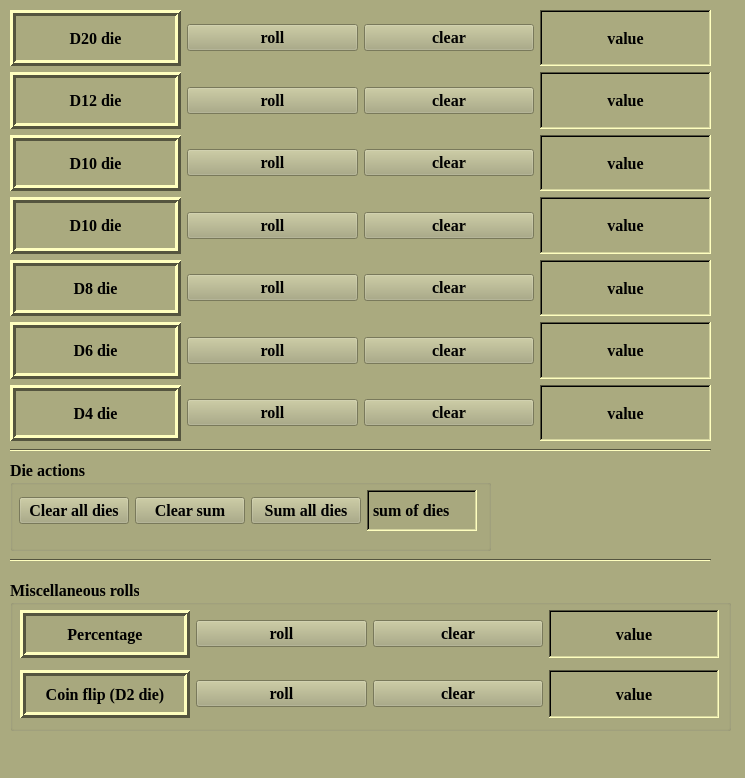
<?xml version="1.0" encoding="UTF-8"?>
<ui version="4.0">
 <class>MainWindow</class>
 <widget class="QMainWindow" name="MainWindow">
  <property name="geometry">
   <rect>
    <x>0</x>
    <y>0</y>
    <width>745</width>
    <height>778</height>
   </rect>
  </property>
  <property name="palette">
   <palette>
    <active>
     <colorrole role="WindowText">
      <brush brushstyle="SolidPattern">
       <color alpha="255">
        <red>0</red>
        <green>0</green>
        <blue>0</blue>
       </color>
      </brush>
     </colorrole>
     <colorrole role="Button">
      <brush brushstyle="SolidPattern">
       <color alpha="255">
        <red>170</red>
        <green>170</green>
        <blue>127</blue>
       </color>
      </brush>
     </colorrole>
     <colorrole role="Light">
      <brush brushstyle="SolidPattern">
       <color alpha="255">
        <red>255</red>
        <green>255</green>
        <blue>191</blue>
       </color>
      </brush>
     </colorrole>
     <colorrole role="Midlight">
      <brush brushstyle="SolidPattern">
       <color alpha="255">
        <red>212</red>
        <green>212</green>
        <blue>159</blue>
       </color>
      </brush>
     </colorrole>
     <colorrole role="Dark">
      <brush brushstyle="SolidPattern">
       <color alpha="255">
        <red>85</red>
        <green>85</green>
        <blue>63</blue>
       </color>
      </brush>
     </colorrole>
     <colorrole role="Mid">
      <brush brushstyle="SolidPattern">
       <color alpha="255">
        <red>113</red>
        <green>113</green>
        <blue>84</blue>
       </color>
      </brush>
     </colorrole>
     <colorrole role="Text">
      <brush brushstyle="SolidPattern">
       <color alpha="255">
        <red>0</red>
        <green>0</green>
        <blue>0</blue>
       </color>
      </brush>
     </colorrole>
     <colorrole role="BrightText">
      <brush brushstyle="SolidPattern">
       <color alpha="255">
        <red>255</red>
        <green>255</green>
        <blue>255</blue>
       </color>
      </brush>
     </colorrole>
     <colorrole role="ButtonText">
      <brush brushstyle="SolidPattern">
       <color alpha="255">
        <red>0</red>
        <green>0</green>
        <blue>0</blue>
       </color>
      </brush>
     </colorrole>
     <colorrole role="Base">
      <brush brushstyle="SolidPattern">
       <color alpha="255">
        <red>255</red>
        <green>255</green>
        <blue>255</blue>
       </color>
      </brush>
     </colorrole>
     <colorrole role="Window">
      <brush brushstyle="SolidPattern">
       <color alpha="255">
        <red>170</red>
        <green>170</green>
        <blue>127</blue>
       </color>
      </brush>
     </colorrole>
     <colorrole role="Shadow">
      <brush brushstyle="SolidPattern">
       <color alpha="255">
        <red>0</red>
        <green>0</green>
        <blue>0</blue>
       </color>
      </brush>
     </colorrole>
     <colorrole role="AlternateBase">
      <brush brushstyle="SolidPattern">
       <color alpha="255">
        <red>212</red>
        <green>212</green>
        <blue>191</blue>
       </color>
      </brush>
     </colorrole>
     <colorrole role="ToolTipBase">
      <brush brushstyle="SolidPattern">
       <color alpha="255">
        <red>255</red>
        <green>255</green>
        <blue>220</blue>
       </color>
      </brush>
     </colorrole>
     <colorrole role="ToolTipText">
      <brush brushstyle="SolidPattern">
       <color alpha="255">
        <red>0</red>
        <green>0</green>
        <blue>0</blue>
       </color>
      </brush>
     </colorrole>
     <colorrole role="PlaceholderText">
      <brush brushstyle="SolidPattern">
       <color alpha="128">
        <red>0</red>
        <green>0</green>
        <blue>0</blue>
       </color>
      </brush>
     </colorrole>
    </active>
    <inactive>
     <colorrole role="WindowText">
      <brush brushstyle="SolidPattern">
       <color alpha="255">
        <red>0</red>
        <green>0</green>
        <blue>0</blue>
       </color>
      </brush>
     </colorrole>
     <colorrole role="Button">
      <brush brushstyle="SolidPattern">
       <color alpha="255">
        <red>170</red>
        <green>170</green>
        <blue>127</blue>
       </color>
      </brush>
     </colorrole>
     <colorrole role="Light">
      <brush brushstyle="SolidPattern">
       <color alpha="255">
        <red>255</red>
        <green>255</green>
        <blue>191</blue>
       </color>
      </brush>
     </colorrole>
     <colorrole role="Midlight">
      <brush brushstyle="SolidPattern">
       <color alpha="255">
        <red>212</red>
        <green>212</green>
        <blue>159</blue>
       </color>
      </brush>
     </colorrole>
     <colorrole role="Dark">
      <brush brushstyle="SolidPattern">
       <color alpha="255">
        <red>85</red>
        <green>85</green>
        <blue>63</blue>
       </color>
      </brush>
     </colorrole>
     <colorrole role="Mid">
      <brush brushstyle="SolidPattern">
       <color alpha="255">
        <red>113</red>
        <green>113</green>
        <blue>84</blue>
       </color>
      </brush>
     </colorrole>
     <colorrole role="Text">
      <brush brushstyle="SolidPattern">
       <color alpha="255">
        <red>0</red>
        <green>0</green>
        <blue>0</blue>
       </color>
      </brush>
     </colorrole>
     <colorrole role="BrightText">
      <brush brushstyle="SolidPattern">
       <color alpha="255">
        <red>255</red>
        <green>255</green>
        <blue>255</blue>
       </color>
      </brush>
     </colorrole>
     <colorrole role="ButtonText">
      <brush brushstyle="SolidPattern">
       <color alpha="255">
        <red>0</red>
        <green>0</green>
        <blue>0</blue>
       </color>
      </brush>
     </colorrole>
     <colorrole role="Base">
      <brush brushstyle="SolidPattern">
       <color alpha="255">
        <red>255</red>
        <green>255</green>
        <blue>255</blue>
       </color>
      </brush>
     </colorrole>
     <colorrole role="Window">
      <brush brushstyle="SolidPattern">
       <color alpha="255">
        <red>170</red>
        <green>170</green>
        <blue>127</blue>
       </color>
      </brush>
     </colorrole>
     <colorrole role="Shadow">
      <brush brushstyle="SolidPattern">
       <color alpha="255">
        <red>0</red>
        <green>0</green>
        <blue>0</blue>
       </color>
      </brush>
     </colorrole>
     <colorrole role="AlternateBase">
      <brush brushstyle="SolidPattern">
       <color alpha="255">
        <red>212</red>
        <green>212</green>
        <blue>191</blue>
       </color>
      </brush>
     </colorrole>
     <colorrole role="ToolTipBase">
      <brush brushstyle="SolidPattern">
       <color alpha="255">
        <red>255</red>
        <green>255</green>
        <blue>220</blue>
       </color>
      </brush>
     </colorrole>
     <colorrole role="ToolTipText">
      <brush brushstyle="SolidPattern">
       <color alpha="255">
        <red>0</red>
        <green>0</green>
        <blue>0</blue>
       </color>
      </brush>
     </colorrole>
     <colorrole role="PlaceholderText">
      <brush brushstyle="SolidPattern">
       <color alpha="128">
        <red>0</red>
        <green>0</green>
        <blue>0</blue>
       </color>
      </brush>
     </colorrole>
    </inactive>
    <disabled>
     <colorrole role="WindowText">
      <brush brushstyle="SolidPattern">
       <color alpha="255">
        <red>85</red>
        <green>85</green>
        <blue>63</blue>
       </color>
      </brush>
     </colorrole>
     <colorrole role="Button">
      <brush brushstyle="SolidPattern">
       <color alpha="255">
        <red>170</red>
        <green>170</green>
        <blue>127</blue>
       </color>
      </brush>
     </colorrole>
     <colorrole role="Light">
      <brush brushstyle="SolidPattern">
       <color alpha="255">
        <red>255</red>
        <green>255</green>
        <blue>191</blue>
       </color>
      </brush>
     </colorrole>
     <colorrole role="Midlight">
      <brush brushstyle="SolidPattern">
       <color alpha="255">
        <red>212</red>
        <green>212</green>
        <blue>159</blue>
       </color>
      </brush>
     </colorrole>
     <colorrole role="Dark">
      <brush brushstyle="SolidPattern">
       <color alpha="255">
        <red>85</red>
        <green>85</green>
        <blue>63</blue>
       </color>
      </brush>
     </colorrole>
     <colorrole role="Mid">
      <brush brushstyle="SolidPattern">
       <color alpha="255">
        <red>113</red>
        <green>113</green>
        <blue>84</blue>
       </color>
      </brush>
     </colorrole>
     <colorrole role="Text">
      <brush brushstyle="SolidPattern">
       <color alpha="255">
        <red>85</red>
        <green>85</green>
        <blue>63</blue>
       </color>
      </brush>
     </colorrole>
     <colorrole role="BrightText">
      <brush brushstyle="SolidPattern">
       <color alpha="255">
        <red>255</red>
        <green>255</green>
        <blue>255</blue>
       </color>
      </brush>
     </colorrole>
     <colorrole role="ButtonText">
      <brush brushstyle="SolidPattern">
       <color alpha="255">
        <red>85</red>
        <green>85</green>
        <blue>63</blue>
       </color>
      </brush>
     </colorrole>
     <colorrole role="Base">
      <brush brushstyle="SolidPattern">
       <color alpha="255">
        <red>170</red>
        <green>170</green>
        <blue>127</blue>
       </color>
      </brush>
     </colorrole>
     <colorrole role="Window">
      <brush brushstyle="SolidPattern">
       <color alpha="255">
        <red>170</red>
        <green>170</green>
        <blue>127</blue>
       </color>
      </brush>
     </colorrole>
     <colorrole role="Shadow">
      <brush brushstyle="SolidPattern">
       <color alpha="255">
        <red>0</red>
        <green>0</green>
        <blue>0</blue>
       </color>
      </brush>
     </colorrole>
     <colorrole role="AlternateBase">
      <brush brushstyle="SolidPattern">
       <color alpha="255">
        <red>170</red>
        <green>170</green>
        <blue>127</blue>
       </color>
      </brush>
     </colorrole>
     <colorrole role="ToolTipBase">
      <brush brushstyle="SolidPattern">
       <color alpha="255">
        <red>255</red>
        <green>255</green>
        <blue>220</blue>
       </color>
      </brush>
     </colorrole>
     <colorrole role="ToolTipText">
      <brush brushstyle="SolidPattern">
       <color alpha="255">
        <red>0</red>
        <green>0</green>
        <blue>0</blue>
       </color>
      </brush>
     </colorrole>
     <colorrole role="PlaceholderText">
      <brush brushstyle="SolidPattern">
       <color alpha="128">
        <red>0</red>
        <green>0</green>
        <blue>0</blue>
       </color>
      </brush>
     </colorrole>
    </disabled>
   </palette>
  </property>
  <property name="font">
   <font>
    <family>Georgia</family>
    <pointsize>12</pointsize>
    <weight>75</weight>
    <bold>true</bold>
   </font>
  </property>
  <property name="windowTitle">
   <string>DnD dice roller</string>
  </property>
  <widget class="QWidget" name="centralwidget">
   <widget class="QGroupBox" name="misc_rolls_box">
    <property name="geometry">
     <rect>
      <x>10</x>
      <y>580</y>
      <width>721</width>
      <height>151</height>
     </rect>
    </property>
    <property name="title">
     <string>Miscellaneous rolls</string>
    </property>
    <property name="flat">
     <bool>false</bool>
    </property>
    <widget class="QWidget" name="horizontalLayoutWidget_8">
     <property name="geometry">
      <rect>
       <x>10</x>
       <y>30</y>
       <width>699</width>
       <height>48</height>
      </rect>
     </property>
     <layout class="QHBoxLayout" name="horizontalLayout_8">
      <item>
       <widget class="QLabel" name="pct_label">
        <property name="frameShape">
         <enum>QFrame::Box</enum>
        </property>
        <property name="frameShadow">
         <enum>QFrame::Raised</enum>
        </property>
        <property name="lineWidth">
         <number>3</number>
        </property>
        <property name="text">
         <string>Percentage</string>
        </property>
        <property name="alignment">
         <set>Qt::AlignCenter</set>
        </property>
       </widget>
      </item>
      <item>
       <widget class="QPushButton" name="roll_pct_button">
        <property name="palette">
         <palette>
          <active>
           <colorrole role="Midlight">
            <brush brushstyle="SolidPattern">
             <color alpha="255">
              <red>255</red>
              <green>170</green>
              <blue>127</blue>
             </color>
            </brush>
           </colorrole>
          </active>
          <inactive>
           <colorrole role="Midlight">
            <brush brushstyle="SolidPattern">
             <color alpha="255">
              <red>255</red>
              <green>170</green>
              <blue>127</blue>
             </color>
            </brush>
           </colorrole>
          </inactive>
          <disabled>
           <colorrole role="Midlight">
            <brush brushstyle="SolidPattern">
             <color alpha="255">
              <red>255</red>
              <green>170</green>
              <blue>127</blue>
             </color>
            </brush>
           </colorrole>
          </disabled>
         </palette>
        </property>
        <property name="text">
         <string>roll</string>
        </property>
       </widget>
      </item>
      <item>
       <widget class="QPushButton" name="clear_pct_button">
        <property name="text">
         <string>clear</string>
        </property>
       </widget>
      </item>
      <item>
       <widget class="QLabel" name="pct_value">
        <property name="frameShape">
         <enum>QFrame::WinPanel</enum>
        </property>
        <property name="frameShadow">
         <enum>QFrame::Sunken</enum>
        </property>
        <property name="text">
         <string>value</string>
        </property>
        <property name="alignment">
         <set>Qt::AlignCenter</set>
        </property>
       </widget>
      </item>
     </layout>
    </widget>
    <widget class="QWidget" name="horizontalLayoutWidget_9">
     <property name="geometry">
      <rect>
       <x>10</x>
       <y>90</y>
       <width>699</width>
       <height>48</height>
      </rect>
     </property>
     <layout class="QHBoxLayout" name="horizontalLayout_9">
      <item>
       <widget class="QLabel" name="coin_label">
        <property name="frameShape">
         <enum>QFrame::Box</enum>
        </property>
        <property name="frameShadow">
         <enum>QFrame::Raised</enum>
        </property>
        <property name="lineWidth">
         <number>3</number>
        </property>
        <property name="text">
         <string>Coin flip (D2 die)</string>
        </property>
        <property name="alignment">
         <set>Qt::AlignCenter</set>
        </property>
       </widget>
      </item>
      <item>
       <widget class="QPushButton" name="coin_flip_button">
        <property name="palette">
         <palette>
          <active>
           <colorrole role="Midlight">
            <brush brushstyle="SolidPattern">
             <color alpha="255">
              <red>255</red>
              <green>170</green>
              <blue>127</blue>
             </color>
            </brush>
           </colorrole>
          </active>
          <inactive>
           <colorrole role="Midlight">
            <brush brushstyle="SolidPattern">
             <color alpha="255">
              <red>255</red>
              <green>170</green>
              <blue>127</blue>
             </color>
            </brush>
           </colorrole>
          </inactive>
          <disabled>
           <colorrole role="Midlight">
            <brush brushstyle="SolidPattern">
             <color alpha="255">
              <red>255</red>
              <green>170</green>
              <blue>127</blue>
             </color>
            </brush>
           </colorrole>
          </disabled>
         </palette>
        </property>
        <property name="text">
         <string>roll</string>
        </property>
       </widget>
      </item>
      <item>
       <widget class="QPushButton" name="clear_coin_button">
        <property name="text">
         <string>clear</string>
        </property>
       </widget>
      </item>
      <item>
       <widget class="QLabel" name="coin_flip_value">
        <property name="frameShape">
         <enum>QFrame::WinPanel</enum>
        </property>
        <property name="frameShadow">
         <enum>QFrame::Sunken</enum>
        </property>
        <property name="text">
         <string>value</string>
        </property>
        <property name="alignment">
         <set>Qt::AlignCenter</set>
        </property>
       </widget>
      </item>
     </layout>
    </widget>
   </widget>
   <widget class="QGroupBox" name="group_die_actions_box">
    <property name="geometry">
     <rect>
      <x>10</x>
      <y>460</y>
      <width>481</width>
      <height>91</height>
     </rect>
    </property>
    <property name="title">
     <string>Die actions</string>
    </property>
    <widget class="QWidget" name="horizontalLayoutWidget_10">
     <property name="geometry">
      <rect>
       <x>9</x>
       <y>30</y>
       <width>458</width>
       <height>41</height>
      </rect>
     </property>
     <layout class="QHBoxLayout" name="horizontalLayout_10">
      <item>
       <widget class="QPushButton" name="clear_dies_button">
        <property name="text">
         <string>Clear all dies</string>
        </property>
       </widget>
      </item>
      <item>
       <widget class="QPushButton" name="clear_sum_button">
        <property name="text">
         <string>Clear sum</string>
        </property>
       </widget>
      </item>
      <item>
       <widget class="QPushButton" name="sum_dies_button">
        <property name="text">
         <string>Sum all dies</string>
        </property>
       </widget>
      </item>
      <item>
       <widget class="QLabel" name="sum_dies_value">
        <property name="frameShape">
         <enum>QFrame::WinPanel</enum>
        </property>
        <property name="frameShadow">
         <enum>QFrame::Sunken</enum>
        </property>
        <property name="text">
         <string>sum of dies</string>
        </property>
       </widget>
      </item>
     </layout>
    </widget>
   </widget>
   <widget class="Line" name="line">
    <property name="geometry">
     <rect>
      <x>10</x>
      <y>550</y>
      <width>701</width>
      <height>20</height>
     </rect>
    </property>
    <property name="orientation">
     <enum>Qt::Horizontal</enum>
    </property>
   </widget>
   <widget class="Line" name="line_2">
    <property name="geometry">
     <rect>
      <x>10</x>
      <y>440</y>
      <width>701</width>
      <height>20</height>
     </rect>
    </property>
    <property name="orientation">
     <enum>Qt::Horizontal</enum>
    </property>
   </widget>
   <widget class="QWidget" name="layoutWidget">
    <property name="geometry">
     <rect>
      <x>10</x>
      <y>10</y>
      <width>701</width>
      <height>431</height>
     </rect>
    </property>
    <layout class="QGridLayout" name="main_dies_layout">
     <item row="7" column="0">
      <layout class="QHBoxLayout" name="horizontalLayout_7">
       <item>
        <widget class="QLabel" name="d4_label">
         <property name="frameShape">
          <enum>QFrame::Box</enum>
         </property>
         <property name="frameShadow">
          <enum>QFrame::Raised</enum>
         </property>
         <property name="lineWidth">
          <number>3</number>
         </property>
         <property name="text">
          <string>D4 die</string>
         </property>
         <property name="alignment">
          <set>Qt::AlignCenter</set>
         </property>
        </widget>
       </item>
       <item>
        <widget class="QPushButton" name="roll_d4_button">
         <property name="text">
          <string>roll</string>
         </property>
        </widget>
       </item>
       <item>
        <widget class="QPushButton" name="clear_d4_button">
         <property name="text">
          <string>clear</string>
         </property>
        </widget>
       </item>
       <item>
        <widget class="QLabel" name="d4_value">
         <property name="frameShape">
          <enum>QFrame::WinPanel</enum>
         </property>
         <property name="frameShadow">
          <enum>QFrame::Sunken</enum>
         </property>
         <property name="text">
          <string>value</string>
         </property>
         <property name="alignment">
          <set>Qt::AlignCenter</set>
         </property>
        </widget>
       </item>
      </layout>
     </item>
     <item row="3" column="0">
      <layout class="QHBoxLayout" name="horizontalLayout_4">
       <item>
        <widget class="QLabel" name="d10_label_2">
         <property name="frameShape">
          <enum>QFrame::Box</enum>
         </property>
         <property name="frameShadow">
          <enum>QFrame::Raised</enum>
         </property>
         <property name="lineWidth">
          <number>3</number>
         </property>
         <property name="text">
          <string>D10 die</string>
         </property>
         <property name="alignment">
          <set>Qt::AlignCenter</set>
         </property>
        </widget>
       </item>
       <item>
        <widget class="QPushButton" name="roll_d10_button_2">
         <property name="text">
          <string>roll</string>
         </property>
        </widget>
       </item>
       <item>
        <widget class="QPushButton" name="clear_d10_button_2">
         <property name="text">
          <string>clear</string>
         </property>
        </widget>
       </item>
       <item>
        <widget class="QLabel" name="d10_value_2">
         <property name="frameShape">
          <enum>QFrame::WinPanel</enum>
         </property>
         <property name="frameShadow">
          <enum>QFrame::Sunken</enum>
         </property>
         <property name="text">
          <string>value</string>
         </property>
         <property name="alignment">
          <set>Qt::AlignCenter</set>
         </property>
        </widget>
       </item>
      </layout>
     </item>
     <item row="1" column="0">
      <layout class="QHBoxLayout" name="horizontalLayout_2">
       <item>
        <widget class="QLabel" name="d12_label">
         <property name="frameShape">
          <enum>QFrame::Box</enum>
         </property>
         <property name="frameShadow">
          <enum>QFrame::Raised</enum>
         </property>
         <property name="lineWidth">
          <number>3</number>
         </property>
         <property name="text">
          <string>D12 die</string>
         </property>
         <property name="alignment">
          <set>Qt::AlignCenter</set>
         </property>
        </widget>
       </item>
       <item>
        <widget class="QPushButton" name="roll_d12_button">
         <property name="text">
          <string>roll</string>
         </property>
        </widget>
       </item>
       <item>
        <widget class="QPushButton" name="clear_d12_button">
         <property name="text">
          <string>clear</string>
         </property>
        </widget>
       </item>
       <item>
        <widget class="QLabel" name="d12_value">
         <property name="frameShape">
          <enum>QFrame::WinPanel</enum>
         </property>
         <property name="frameShadow">
          <enum>QFrame::Sunken</enum>
         </property>
         <property name="text">
          <string>value</string>
         </property>
         <property name="alignment">
          <set>Qt::AlignCenter</set>
         </property>
        </widget>
       </item>
      </layout>
     </item>
     <item row="5" column="0">
      <layout class="QHBoxLayout" name="horizontalLayout_5">
       <item>
        <widget class="QLabel" name="d8_label">
         <property name="frameShape">
          <enum>QFrame::Box</enum>
         </property>
         <property name="frameShadow">
          <enum>QFrame::Raised</enum>
         </property>
         <property name="lineWidth">
          <number>3</number>
         </property>
         <property name="text">
          <string>D8 die</string>
         </property>
         <property name="alignment">
          <set>Qt::AlignCenter</set>
         </property>
        </widget>
       </item>
       <item>
        <widget class="QPushButton" name="roll_d8_button">
         <property name="text">
          <string>roll</string>
         </property>
        </widget>
       </item>
       <item>
        <widget class="QPushButton" name="clear_d8_button">
         <property name="text">
          <string>clear</string>
         </property>
        </widget>
       </item>
       <item>
        <widget class="QLabel" name="d8_value">
         <property name="frameShape">
          <enum>QFrame::WinPanel</enum>
         </property>
         <property name="frameShadow">
          <enum>QFrame::Sunken</enum>
         </property>
         <property name="text">
          <string>value</string>
         </property>
         <property name="alignment">
          <set>Qt::AlignCenter</set>
         </property>
        </widget>
       </item>
      </layout>
     </item>
     <item row="6" column="0">
      <layout class="QHBoxLayout" name="horizontalLayout_6">
       <item>
        <widget class="QLabel" name="d6_label">
         <property name="frameShape">
          <enum>QFrame::Box</enum>
         </property>
         <property name="frameShadow">
          <enum>QFrame::Raised</enum>
         </property>
         <property name="lineWidth">
          <number>3</number>
         </property>
         <property name="text">
          <string>D6 die</string>
         </property>
         <property name="alignment">
          <set>Qt::AlignCenter</set>
         </property>
        </widget>
       </item>
       <item>
        <widget class="QPushButton" name="roll_d6_button">
         <property name="text">
          <string>roll</string>
         </property>
        </widget>
       </item>
       <item>
        <widget class="QPushButton" name="clear_d6_button">
         <property name="text">
          <string>clear</string>
         </property>
        </widget>
       </item>
       <item>
        <widget class="QLabel" name="d6_value">
         <property name="frameShape">
          <enum>QFrame::WinPanel</enum>
         </property>
         <property name="frameShadow">
          <enum>QFrame::Sunken</enum>
         </property>
         <property name="text">
          <string>value</string>
         </property>
         <property name="alignment">
          <set>Qt::AlignCenter</set>
         </property>
        </widget>
       </item>
      </layout>
     </item>
     <item row="2" column="0">
      <layout class="QHBoxLayout" name="horizontalLayout_3">
       <item>
        <widget class="QLabel" name="d10_label">
         <property name="frameShape">
          <enum>QFrame::Box</enum>
         </property>
         <property name="frameShadow">
          <enum>QFrame::Raised</enum>
         </property>
         <property name="lineWidth">
          <number>3</number>
         </property>
         <property name="text">
          <string>D10 die</string>
         </property>
         <property name="alignment">
          <set>Qt::AlignCenter</set>
         </property>
        </widget>
       </item>
       <item>
        <widget class="QPushButton" name="roll_d10_button">
         <property name="text">
          <string>roll</string>
         </property>
        </widget>
       </item>
       <item>
        <widget class="QPushButton" name="clear_d10_button">
         <property name="text">
          <string>clear</string>
         </property>
        </widget>
       </item>
       <item>
        <widget class="QLabel" name="d10_value">
         <property name="frameShape">
          <enum>QFrame::WinPanel</enum>
         </property>
         <property name="frameShadow">
          <enum>QFrame::Sunken</enum>
         </property>
         <property name="text">
          <string>value</string>
         </property>
         <property name="alignment">
          <set>Qt::AlignCenter</set>
         </property>
        </widget>
       </item>
      </layout>
     </item>
     <item row="0" column="0">
      <layout class="QHBoxLayout" name="horizontalLayout">
       <item>
        <widget class="QLabel" name="d20_label">
         <property name="acceptDrops">
          <bool>false</bool>
         </property>
         <property name="frameShape">
          <enum>QFrame::Box</enum>
         </property>
         <property name="frameShadow">
          <enum>QFrame::Raised</enum>
         </property>
         <property name="lineWidth">
          <number>3</number>
         </property>
         <property name="midLineWidth">
          <number>0</number>
         </property>
         <property name="text">
          <string>D20 die</string>
         </property>
         <property name="scaledContents">
          <bool>false</bool>
         </property>
         <property name="alignment">
          <set>Qt::AlignCenter</set>
         </property>
        </widget>
       </item>
       <item>
        <widget class="QPushButton" name="roll_d20_button">
         <property name="palette">
          <palette>
           <active>
            <colorrole role="Midlight">
             <brush brushstyle="SolidPattern">
              <color alpha="255">
               <red>255</red>
               <green>170</green>
               <blue>127</blue>
              </color>
             </brush>
            </colorrole>
           </active>
           <inactive>
            <colorrole role="Midlight">
             <brush brushstyle="SolidPattern">
              <color alpha="255">
               <red>255</red>
               <green>170</green>
               <blue>127</blue>
              </color>
             </brush>
            </colorrole>
           </inactive>
           <disabled>
            <colorrole role="Midlight">
             <brush brushstyle="SolidPattern">
              <color alpha="255">
               <red>255</red>
               <green>170</green>
               <blue>127</blue>
              </color>
             </brush>
            </colorrole>
           </disabled>
          </palette>
         </property>
         <property name="text">
          <string>roll</string>
         </property>
        </widget>
       </item>
       <item>
        <widget class="QPushButton" name="clear_d20_button">
         <property name="palette">
          <palette>
           <active>
            <colorrole role="Text">
             <brush brushstyle="SolidPattern">
              <color alpha="255">
               <red>170</red>
               <green>85</green>
               <blue>0</blue>
              </color>
             </brush>
            </colorrole>
            <colorrole role="PlaceholderText">
             <brush brushstyle="NoBrush">
              <color alpha="128">
               <red>170</red>
               <green>85</green>
               <blue>0</blue>
              </color>
             </brush>
            </colorrole>
           </active>
           <inactive>
            <colorrole role="Text">
             <brush brushstyle="SolidPattern">
              <color alpha="255">
               <red>255</red>
               <green>255</green>
               <blue>255</blue>
              </color>
             </brush>
            </colorrole>
            <colorrole role="PlaceholderText">
             <brush brushstyle="NoBrush">
              <color alpha="128">
               <red>170</red>
               <green>85</green>
               <blue>0</blue>
              </color>
             </brush>
            </colorrole>
           </inactive>
           <disabled>
            <colorrole role="Text">
             <brush brushstyle="SolidPattern">
              <color alpha="255">
               <red>69</red>
               <green>140</green>
               <blue>104</blue>
              </color>
             </brush>
            </colorrole>
            <colorrole role="PlaceholderText">
             <brush brushstyle="NoBrush">
              <color alpha="128">
               <red>170</red>
               <green>85</green>
               <blue>0</blue>
              </color>
             </brush>
            </colorrole>
           </disabled>
          </palette>
         </property>
         <property name="text">
          <string>clear</string>
         </property>
        </widget>
       </item>
       <item>
        <widget class="QLabel" name="d20_value">
         <property name="frameShape">
          <enum>QFrame::WinPanel</enum>
         </property>
         <property name="frameShadow">
          <enum>QFrame::Sunken</enum>
         </property>
         <property name="lineWidth">
          <number>1</number>
         </property>
         <property name="text">
          <string>value</string>
         </property>
         <property name="alignment">
          <set>Qt::AlignCenter</set>
         </property>
        </widget>
       </item>
      </layout>
     </item>
    </layout>
   </widget>
  </widget>
 </widget>
 <resources/>
 <connections/>
</ui>
